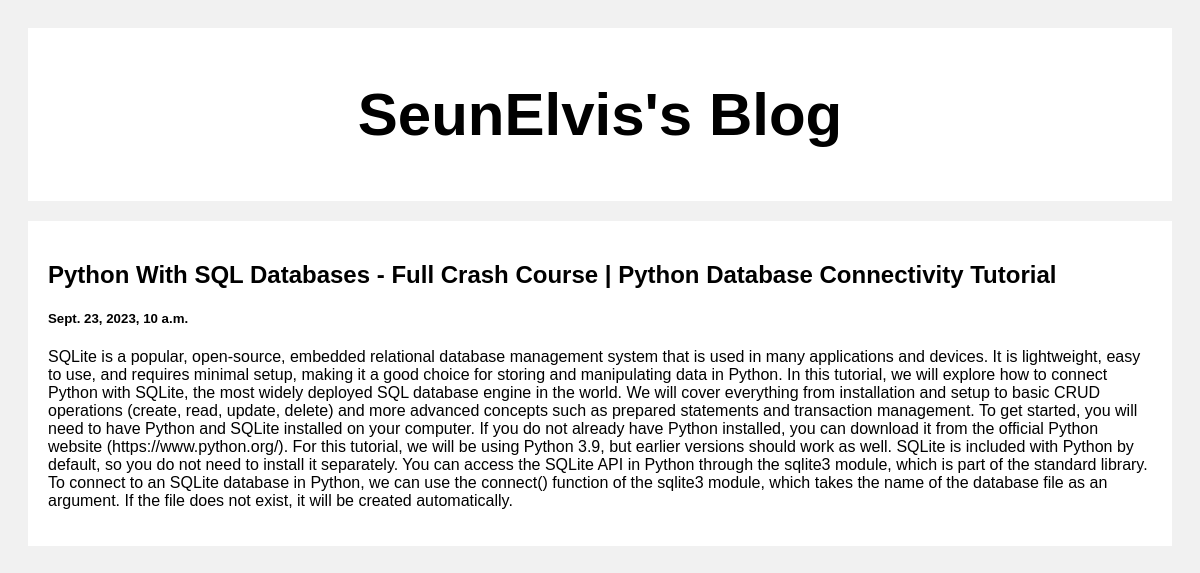
/post/1, run on the app's committed database.
### post/models.py (models this page shows)
class Post(models.Model):
    title = models.CharField(max_length=100)
    body = models.CharField(max_length=100000000)
    created_at = models.DateTimeField(default=datetime.now, blank=True)

### post/views.py (the view)
# urls.py: path('', include('post.urls'))
def post(request, pk):
    posts = Post.objects.get(id=pk)
    return render(request, 'posts.html', {'posts': posts})

### templates/posts.html (shortened to what this page needs)
<!DOCTYPE html>
<html>
<head>
</head>
<body>
<div class="header">
  <h2>SeunElvis's Blog</h2>
</div>
<div class="row">
  <div class="leftcolumn">
    <div class="card">
        <h2>{{posts.title}}</h2>
        <h5>{{posts.created_at}}</h5>
        <p>{{posts.body}}</p>
    </div>
  </div>
</div>
</body>
</html>

### templates/posts.html (style rules this page uses)
* { box-sizing: border-box; }
body { font-family: Arial; padding: 20px; background: #f1f1f1; }
.header { padding: 2px; font-size: 40px; text-align: center; background: white; }
.leftcolumn { float: left; width: 100%; }
.card { background-color: white; padding: 20px; margin-top: 20px; }
.row:after { content: ""; display: table; clear: both; }

### data on the page
Post: title "Python With SQL Databases - Full Crash Course | Python Database Connectivity Tutorial", created_at "Sept. 23, 2023, 10 a.m.", body "SQLite is a popular, open-source, embedded relational database management system that is used in many applications and devices. It is lightweight, easy to use, and requires minimal setup, making it a good choice for storing and manipulating data in Python. In this tutorial, we will explore how to connect Python with SQLite, the most widely deployed SQL database engine in the world. We will cover everything from installation and setup to basic CRUD operations (create, read, update, delete) and more advanced concepts such as prepared statements and transaction management. To get started, you will need to have Python and SQLite installed on your computer. If you do not already have Python…"
